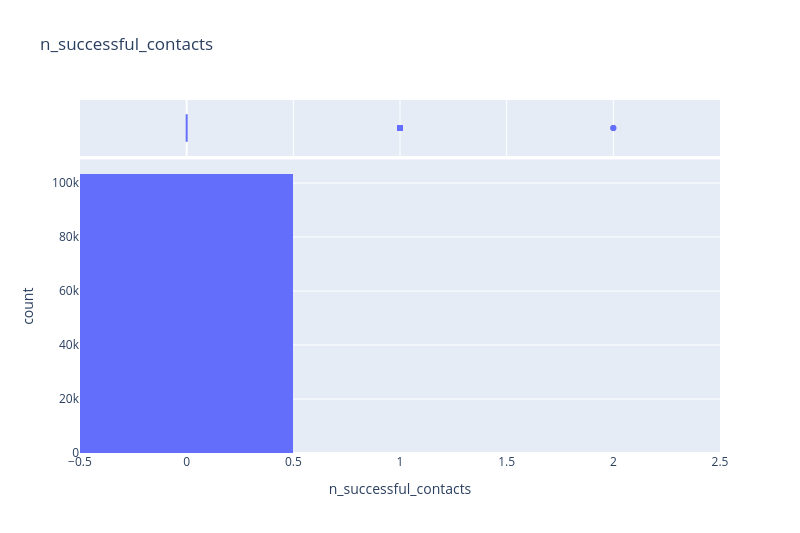
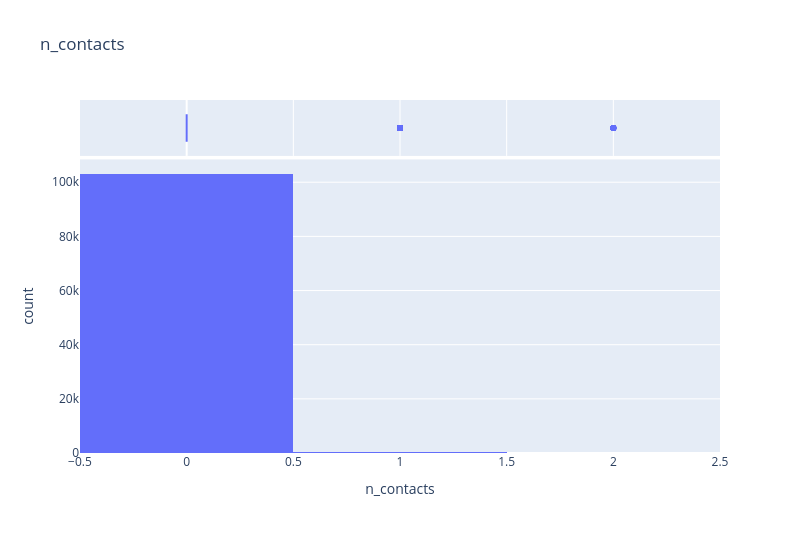
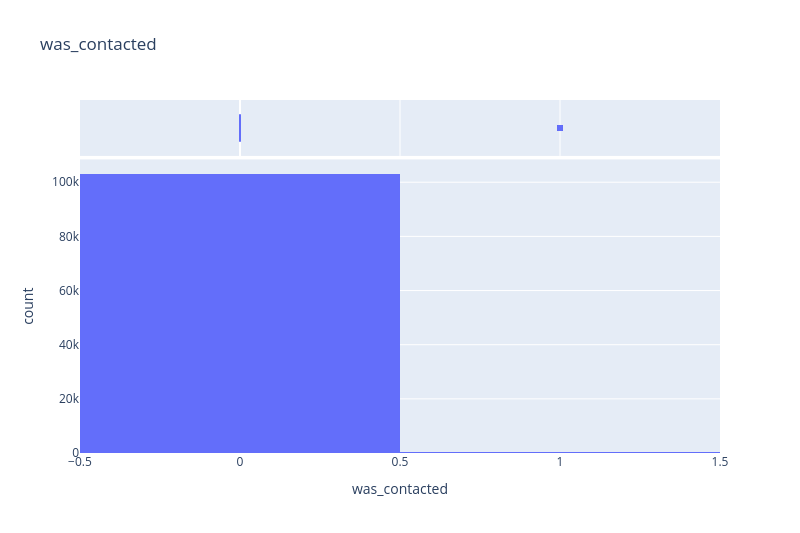
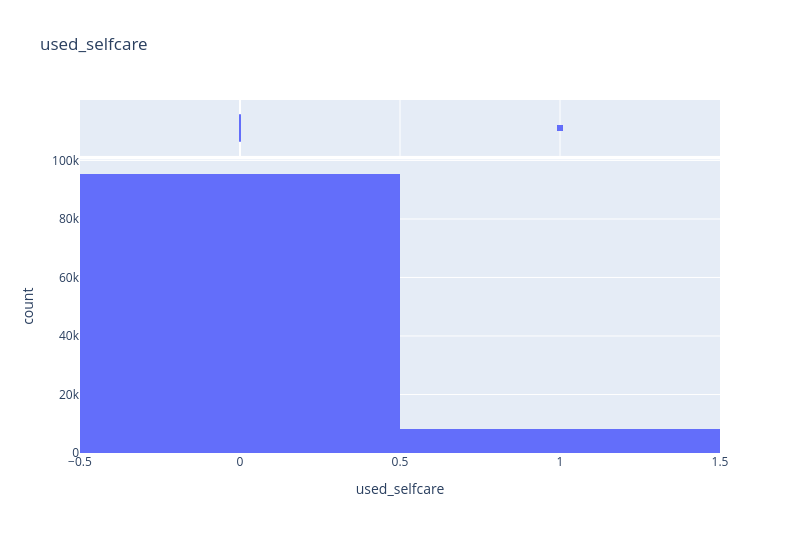

The cell these charts' notebook holds for them, in order:
### Markdown cell above
### 📈 Visualize Top Features with Data Quality Flags

Instead of plotting all 58 features, we'll focus on the **top features with data quality flags**.
This is more efficient and focuses on what matters for modeling.

### Code cell
# Visualize features with data quality issues

def plot_feature(df, col):
    """Plot histogram for numeric or bar chart for categorical."""
    
    if pd.api.types.is_numeric_dtype(df[col]):
        fig = px.histogram(df, x=col, title=f"{col}", marginal='box', width=w, height=w/1.5)
    else:
        counts = df[col].value_counts().head(15)
        fig = px.bar(x=counts.index, y=counts.values, title=f"{col} (top 15)", 
                     text=counts.values, width=w, height=w/1.5)
    fig.show()

# Plot top features with issues
print(f"📊 Plotting top 8 features with data quality flags:\n")
for col in summary.head(8).index:
    print(f"  {col}: {summary.loc[col, 'flags']}")
    plot_feature(df, col)

### Figure 1 — Plotly figure (JSON) as saved in the notebook; plotly's stock layout.template omitted (floating-point values rounded to 4 significant figures; data arrays with more than 128 entries replaced by an {"elided": "..."} marker saying what was removed)
{"data": [{"bingroup": "x", "hovertemplate": "n_successful_contacts=%{x}<br>count=%{y}<extra></extra>", "legendgroup": "", "marker": {"color": "#636efa", "pattern": {"shape": ""}}, "name": "", "orientation": "v", "showlegend": false, "type": "histogram", "x": {"elided": "103397 int values"}, "xaxis": "x", "yaxis": "y"}, {"hovertemplate": "n_successful_contacts=%{x}<extra></extra>", "legendgroup": "", "marker": {"color": "#636efa"}, "name": "", "notched": true, "showlegend": false, "type": "box", "x": {"elided": "103397 int values"}, "xaxis": "x2", "yaxis": "y2"}], "layout": {"barmode": "relative", "height": 533.3, "legend": {"tracegroupgap": 0}, "title": {"text": "n_successful_contacts"}, "width": 800, "xaxis": {"anchor": "y", "domain": [0, 1], "title": {"text": "n_successful_contacts"}}, "xaxis2": {"anchor": "y2", "domain": [0, 1], "matches": "x", "showgrid": true, "showticklabels": false}, "yaxis": {"anchor": "x", "domain": [0, 0.8316], "title": {"text": "count"}}, "yaxis2": {"anchor": "x2", "domain": [0.8416, 1], "matches": "y2", "showgrid": false, "showline": false, "showticklabels": false, "ticks": ""}}}

### Figure 2 — Plotly figure (JSON) as saved in the notebook; plotly's stock layout.template omitted (floating-point values rounded to 4 significant figures; data arrays with more than 128 entries replaced by an {"elided": "..."} marker saying what was removed)
{"data": [{"bingroup": "x", "hovertemplate": "n_contacts=%{x}<br>count=%{y}<extra></extra>", "legendgroup": "", "marker": {"color": "#636efa", "pattern": {"shape": ""}}, "name": "", "orientation": "v", "showlegend": false, "type": "histogram", "x": {"elided": "103397 int values"}, "xaxis": "x", "yaxis": "y"}, {"hovertemplate": "n_contacts=%{x}<extra></extra>", "legendgroup": "", "marker": {"color": "#636efa"}, "name": "", "notched": true, "showlegend": false, "type": "box", "x": {"elided": "103397 int values"}, "xaxis": "x2", "yaxis": "y2"}], "layout": {"barmode": "relative", "height": 533.3, "legend": {"tracegroupgap": 0}, "title": {"text": "n_contacts"}, "width": 800, "xaxis": {"anchor": "y", "domain": [0, 1], "title": {"text": "n_contacts"}}, "xaxis2": {"anchor": "y2", "domain": [0, 1], "matches": "x", "showgrid": true, "showticklabels": false}, "yaxis": {"anchor": "x", "domain": [0, 0.8316], "title": {"text": "count"}}, "yaxis2": {"anchor": "x2", "domain": [0.8416, 1], "matches": "y2", "showgrid": false, "showline": false, "showticklabels": false, "ticks": ""}}}

### Figure 3 — Plotly figure (JSON) as saved in the notebook; plotly's stock layout.template omitted (floating-point values rounded to 4 significant figures; data arrays with more than 128 entries replaced by an {"elided": "..."} marker saying what was removed)
{"data": [{"bingroup": "x", "hovertemplate": "was_contacted=%{x}<br>count=%{y}<extra></extra>", "legendgroup": "", "marker": {"color": "#636efa", "pattern": {"shape": ""}}, "name": "", "orientation": "v", "showlegend": false, "type": "histogram", "x": {"elided": "103397 int values"}, "xaxis": "x", "yaxis": "y"}, {"hovertemplate": "was_contacted=%{x}<extra></extra>", "legendgroup": "", "marker": {"color": "#636efa"}, "name": "", "notched": true, "showlegend": false, "type": "box", "x": {"elided": "103397 int values"}, "xaxis": "x2", "yaxis": "y2"}], "layout": {"barmode": "relative", "height": 533.3, "legend": {"tracegroupgap": 0}, "title": {"text": "was_contacted"}, "width": 800, "xaxis": {"anchor": "y", "domain": [0, 1], "title": {"text": "was_contacted"}}, "xaxis2": {"anchor": "y2", "domain": [0, 1], "matches": "x", "showgrid": true, "showticklabels": false}, "yaxis": {"anchor": "x", "domain": [0, 0.8316], "title": {"text": "count"}}, "yaxis2": {"anchor": "x2", "domain": [0.8416, 1], "matches": "y2", "showgrid": false, "showline": false, "showticklabels": false, "ticks": ""}}}

### Figure 4 — Plotly figure (JSON) as saved in the notebook; plotly's stock layout.template omitted (floating-point values rounded to 4 significant figures; data arrays with more than 128 entries replaced by an {"elided": "..."} marker saying what was removed)
{"data": [{"bingroup": "x", "hovertemplate": "used_selfcare=%{x}<br>count=%{y}<extra></extra>", "legendgroup": "", "marker": {"color": "#636efa", "pattern": {"shape": ""}}, "name": "", "orientation": "v", "showlegend": false, "type": "histogram", "x": {"elided": "103397 int values"}, "xaxis": "x", "yaxis": "y"}, {"hovertemplate": "used_selfcare=%{x}<extra></extra>", "legendgroup": "", "marker": {"color": "#636efa"}, "name": "", "notched": true, "showlegend": false, "type": "box", "x": {"elided": "103397 int values"}, "xaxis": "x2", "yaxis": "y2"}], "layout": {"barmode": "relative", "height": 533.3, "legend": {"tracegroupgap": 0}, "title": {"text": "used_selfcare"}, "width": 800, "xaxis": {"anchor": "y", "domain": [0, 1], "title": {"text": "used_selfcare"}}, "xaxis2": {"anchor": "y2", "domain": [0, 1], "matches": "x", "showgrid": true, "showticklabels": false}, "yaxis": {"anchor": "x", "domain": [0, 0.8316], "title": {"text": "count"}}, "yaxis2": {"anchor": "x2", "domain": [0.8416, 1], "matches": "y2", "showgrid": false, "showline": false, "showticklabels": false, "ticks": ""}}}
